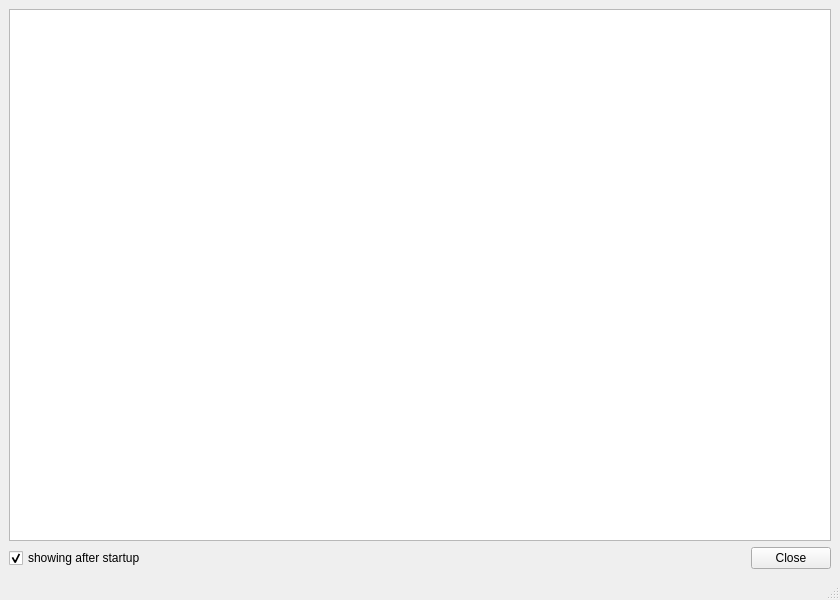
<?xml version="1.0" encoding="UTF-8"?>
<ui version="4.0">
 <class>GettingStartedWindow</class>
 <widget class="QMainWindow" name="GettingStartedWindow">
  <property name="geometry">
   <rect>
    <x>0</x>
    <y>0</y>
    <width>840</width>
    <height>600</height>
   </rect>
  </property>
  <property name="windowTitle">
   <string>Getting started</string>
  </property>
  <widget class="QWidget" name="centralwidget">
   <layout class="QGridLayout" name="gridLayout" columnstretch="1,0">
    <item row="1" column="0">
     <widget class="QCheckBox" name="checkBoxShowingAfterStartup">
      <property name="text">
       <string>showing after startup</string>
      </property>
      <property name="checked">
       <bool>true</bool>
      </property>
     </widget>
    </item>
    <item row="1" column="1">
     <widget class="QPushButton" name="pushButton">
      <property name="text">
       <string>Close</string>
      </property>
     </widget>
    </item>
    <item row="0" column="0" colspan="2">
     <widget class="QTextBrowser" name="textBrowser"/>
    </item>
   </layout>
  </widget>
  <widget class="QStatusBar" name="statusbar"/>
 </widget>
 <resources/>
 <connections>
  <connection>
   <sender>pushButton</sender>
   <signal>clicked()</signal>
   <receiver>GettingStartedWindow</receiver>
   <slot>close()</slot>
   <hints>
    <hint type="sourcelabel">
     <x>794</x>
     <y>559</y>
    </hint>
    <hint type="destinationlabel">
     <x>837</x>
     <y>542</y>
    </hint>
   </hints>
  </connection>
 </connections>
</ui>
